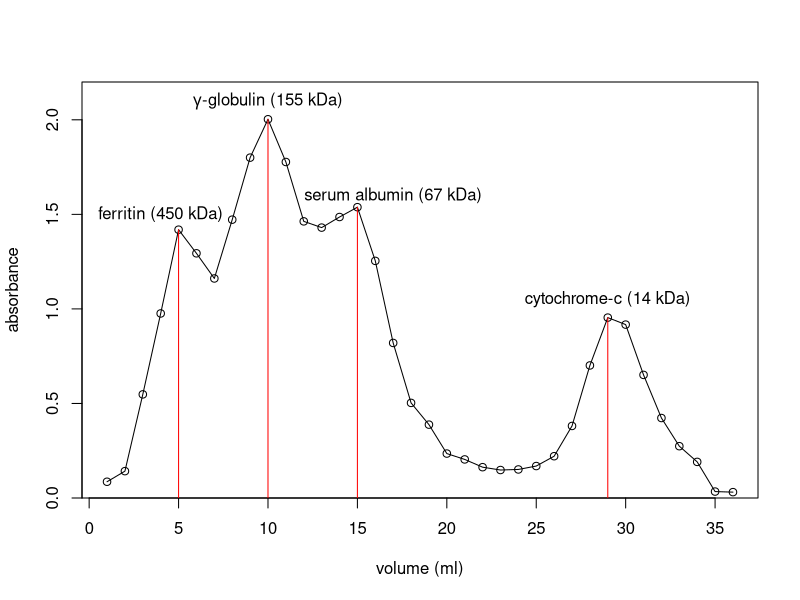
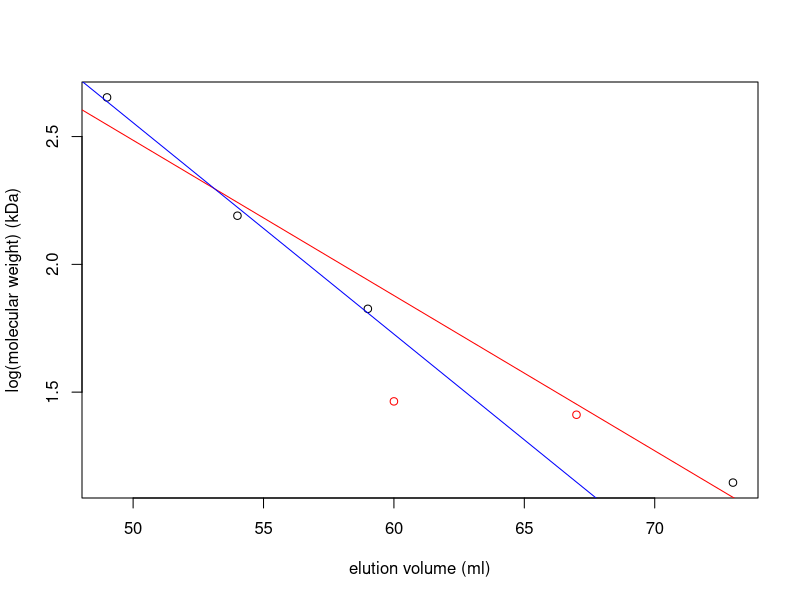
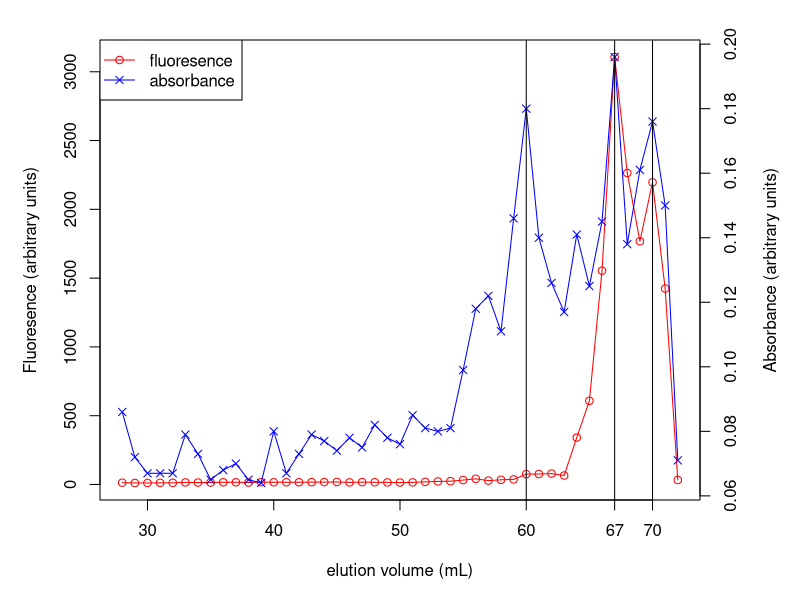

Source code (R) for these figures, in order:
## ---- chunk 1
absorbance <- 
  c(0.086, 0.142, 0.548, 0.976, 1.419, 1.294, 
    1.161, 1.472, 1.800, 2.003, 1.777, 1.463, 
    1.430, 1.486, 1.538, 1.254, 0.820, 0.503, 
    0.388, 0.235, 0.204, 0.163, 0.148, 0.151,
    0.169, 0.221, 0.381, 0.701, 0.954, 0.917,
    0.651, 0.423, 0.274, 0.191, 0.034, 0.031
  )
volume <- 1:36
plot(volume, absorbance, xlab = 'volume (ml)', type = 'p', 
     ylim=c(0, 2.2), yaxs='i')
lines(volume, absorbance)
lines(c(5, 5), c(0.0, 1.419), col='red')
lines(c(10, 10), c(0.0, 2.003), col='red')
lines(c(15, 15), c(0.0, 1.538), col='red')
lines(c(29, 29), c(0.0, 0.954), col='red')
text(4, 1.5, 'ferritin (450 kDa)')
text(10, 2.1, expression(paste(gamma, '-globulin (155 kDa)')))
text(17, 1.6, 'serum albumin (67 kDa)')
text(29, 1.05, 'cytochrome-c (14 kDa)')
## ---- chunk 2
volume <- c(5, 10, 15, 29) + 44
log_mw <- log(c(450, 155, 67, 14), 10)
plot(volume, log_mw, 
     xlab='elution volume (ml)', ylab='log(molecular weight) (kDa)')
(mod <- lm(log_mw ~ volume))
abline(mod, col='red')
(mod1 <- lm(log_mw[-4] ~ volume[-4]))
abline(mod1, col='blue')
points(c(67, 60), log(c(25.8, 29.1), 10), col='red')
## ---- chunk 3
par(mar = c(5,5,2,5))
f <- c(13, 11, 11, 12, 12, 15, 14, 14, 16, 16, 14, 17, 
       16, 16, 16, 17, 17, 18, 15, 17, 16, 15, 14, 15, 
       19, 22, 24, 32, 41, 28, 34, 37, 75, 76, 79, 65, 
       341, 608, 1554, 3107, 2264, 1768, 2196, 1424, 33)
v <- 28:72
plot(v, f, type='p', col='red', ylab='Fluoresence (arbitrary units)', xlab='elution volume (mL)')
lines(v, f, col='red')

A <- c(0.086, 0.072, 0.067, 0.067, 0.067, 0.079, 0.073, 0.065, 0.068, 
       0.070, 0.065, 0.064, 0.080, 0.067, 0.073, 0.079, 0.077, 0.074,
       0.078, 0.075, 0.082, 0.078, 0.076, 0.085, 0.081, 0.080, 0.081,
       0.099, 0.118, 0.122, 0.111, 0.146, 0.180, 0.140, 0.126, 0.117, 
       0.141, 0.125, 0.145, 0.196, 0.138, 0.161, 0.176, 0.150, 0.071)
par(new = T)
plot(v, A, axes=F, xlab=NA, ylab=NA, col='blue', pch=4)
lines(v, A, col='blue')
axis(side = 4)
mtext(side = 4, line = 3, 'Absorbance (arbitrary units)')
legend('topleft',
       legend=c('fluoresence', 'absorbance'),
       lty=c(1, 1), pch=c(1, 4), col=c('red', 'blue'))
abline(v = c(60, 67, 70))
axis(side = 1, at = 67,labels = T)
